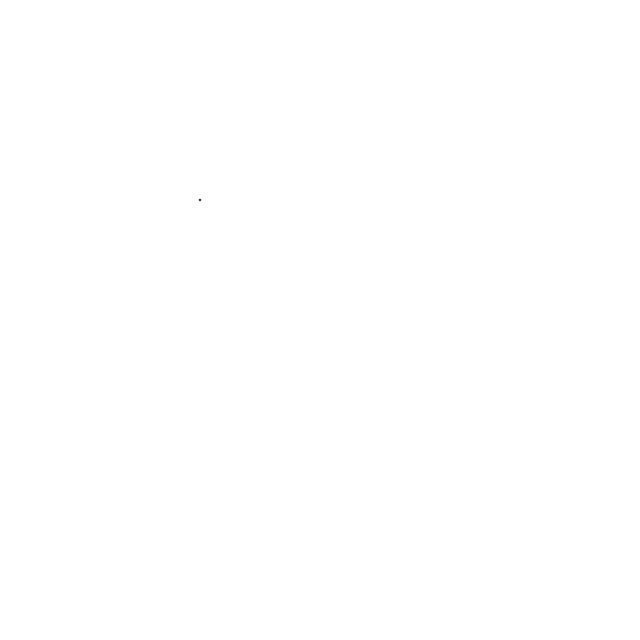
Frame 1 (no input)
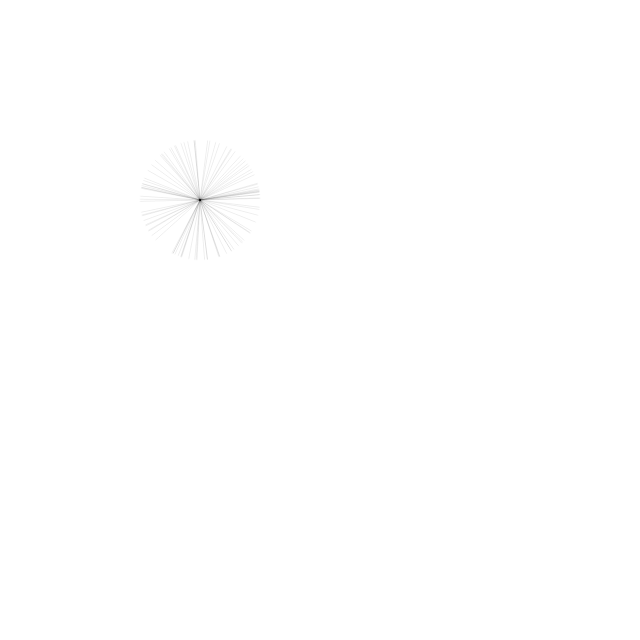
Frame 60 (no input)
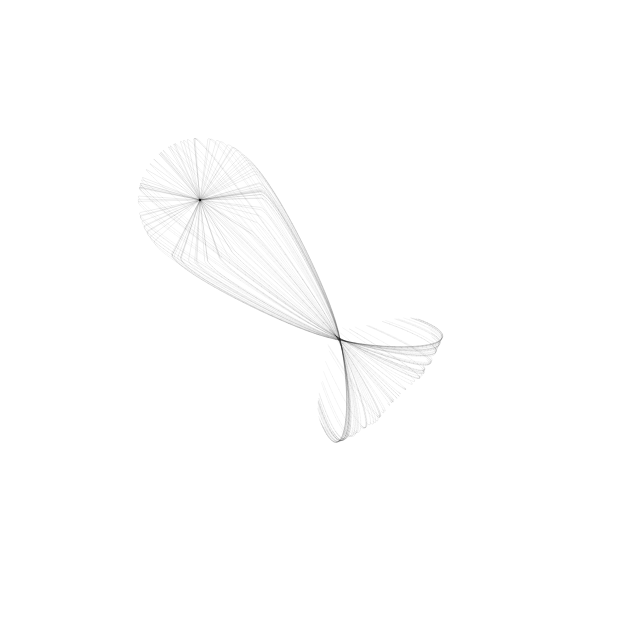
Frame 120 (the mouse pressed at the canvas centre since frame 60)

The p5.js sketch that drew these frames (run headless with seeded random() and noise() and a simulated clock; from frame 60 on, the mouse is pressed at the canvas centre):

// p5.js sketch
// ── sketch.js
let attractors = [];
let particles = [];


function setup() {
  createCanvas(640, 640);
  background(255);
  for (let i = 0; i < 100; i++) {
    particles.push(new Particle(200, 200));
  }
}

function mousePressed() {
  attractors.push(createVector(mouseX, mouseY));
}

function draw() {
  stroke(0);
  strokeWeight(3);

  for (let i = 0; i < attractors.length; i++) {
    // point(attractors[i].x, attractors[i].y);
  }

  for (let i = 0; i < particles.length; i++) {
    let particle = particles[i];
    for (let j = 0; j < attractors.length; j++) {
      particle.attracted(attractors[j]); //any given particle can be attracted by attractor
    }
    particle.update();
    particle.show();
  }
}

// ── particle.js
class Particle{
  constructor(x, y){
    this.pos = createVector(x, y);
    this.prev = createVector(x, y);
    this.vel = p5.Vector.random2D(); //control how particles move
    // this.vel.setMag(random(2, 5));
    this.acc = createVector();
  }

  update(){
    this.pos.add(this.vel); //add velocity to position
    this.vel.add(this.acc);
    this.vel.limit(10);
    this.acc.mult(0);
  }

  show(){
    stroke(0, 10);
    strokeWeight(1);
    line(this.pos.x, this.pos.y, this.prev.x, this.prev.y);

    this.prev.x = this.pos.x;
    this.prev.y = this.pos.y;
  }

  attracted(target){
    //direction from the position to the target
    let force = p5.Vector.sub(target, this.pos);
    let dsquared = force.magSq(); //Calculates the squared magnitude of the vector
    dsquared = constrain(dsquared, 1, 10);
    let G = 5;
    let strength = G / dsquared;
    force.setMag(strength); //keep direction, set the length to the same as target
    this.acc.add(force);
  }


}
